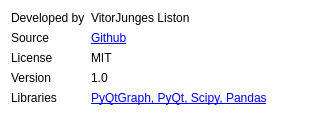
<?xml version="1.0" encoding="UTF-8"?>
<ui version="4.0">
 <class>Form</class>
 <widget class="QWidget" name="Form">
  <property name="geometry">
   <rect>
    <x>0</x>
    <y>0</y>
    <width>324</width>
    <height>117</height>
   </rect>
  </property>
  <property name="minimumSize">
   <size>
    <width>324</width>
    <height>117</height>
   </size>
  </property>
  <property name="maximumSize">
   <size>
    <width>324</width>
    <height>117</height>
   </size>
  </property>
  <property name="windowTitle">
   <string>About</string>
  </property>
  <property name="styleSheet">
   <string notr="true">background-color: rgb(255, 255, 255);</string>
  </property>
  <layout class="QGridLayout" name="gridLayout">
   <item row="0" column="0">
    <layout class="QFormLayout" name="formLayout">
     <item row="0" column="0">
      <widget class="QLabel" name="label">
       <property name="text">
        <string>Developed by</string>
       </property>
      </widget>
     </item>
     <item row="0" column="1">
      <widget class="QLabel" name="label_2">
       <property name="text">
        <string>VitorJunges Liston</string>
       </property>
      </widget>
     </item>
     <item row="1" column="0">
      <widget class="QLabel" name="label_3">
       <property name="text">
        <string>Source</string>
       </property>
      </widget>
     </item>
     <item row="1" column="1">
      <widget class="QLabel" name="label_4">
       <property name="text">
        <string>&lt;html&gt;&lt;head/&gt;&lt;body&gt;&lt;p&gt;&lt;a href=&quot;https://github.com/vitorliston/myinvest&quot;&gt;&lt;span style=&quot; text-decoration: underline; color:#0000ff;&quot;&gt;Github&lt;/span&gt;&lt;/a&gt;&lt;/p&gt;&lt;/body&gt;&lt;/html&gt;</string>
       </property>
       <property name="openExternalLinks">
        <bool>true</bool>
       </property>
      </widget>
     </item>
     <item row="2" column="0">
      <widget class="QLabel" name="label_5">
       <property name="text">
        <string>License</string>
       </property>
      </widget>
     </item>
     <item row="2" column="1">
      <widget class="QLabel" name="label_6">
       <property name="text">
        <string>MIT</string>
       </property>
      </widget>
     </item>
     <item row="3" column="0">
      <widget class="QLabel" name="label_7">
       <property name="text">
        <string>Version</string>
       </property>
      </widget>
     </item>
     <item row="3" column="1">
      <widget class="QLabel" name="label_8">
       <property name="text">
        <string>1.0</string>
       </property>
      </widget>
     </item>
     <item row="4" column="0">
      <widget class="QLabel" name="label_9">
       <property name="text">
        <string>Libraries</string>
       </property>
      </widget>
     </item>
     <item row="4" column="1">
      <widget class="QLabel" name="label_10">
       <property name="text">
        <string>&lt;html&gt;&lt;head/&gt;&lt;body&gt;&lt;p&gt;&lt;a href=&quot;https://www.pyqtgraph.org/&quot;&gt;&lt;span style=&quot; text-decoration: underline; color:#0000ff;&quot;&gt;PyQtGraph, &lt;/span&gt;&lt;/a&gt;&lt;a href=&quot;https://riverbankcomputing.com/software/pyqt/intro&quot;&gt;&lt;span style=&quot; text-decoration: underline; color:#0000ff;&quot;&gt;PyQt&lt;/span&gt;&lt;/a&gt;&lt;a href=&quot;https://www.pyqtgraph.org/&quot;&gt;&lt;span style=&quot; text-decoration: underline; color:#0000ff;&quot;&gt;, &lt;/span&gt;&lt;/a&gt;&lt;a href=&quot;https://scipy.org/&quot;&gt;&lt;span style=&quot; text-decoration: underline; color:#0000ff;&quot;&gt;Scipy, &lt;/span&gt;&lt;/a&gt;&lt;a href=&quot;https://pandas.pydata.org/&quot;&gt;&lt;span style=&quot; text-decoration: underline; color:#0000ff;&quot;&gt;Pandas&lt;/span&gt;&lt;/a&gt;&lt;/p&gt;&lt;/body&gt;&lt;/html&gt;</string>
       </property>
       <property name="openExternalLinks">
        <bool>true</bool>
       </property>
      </widget>
     </item>
    </layout>
   </item>
  </layout>
 </widget>
 <resources/>
 <connections/>
</ui>
